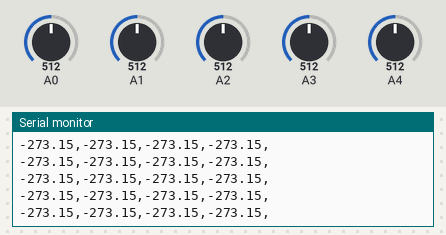
A sketch run on a simulated Arduino Uno, built with avr-gcc and run on an emulated ATmega328P. Parts: the last lines printed to the serial monitor. Inputs (shaded band) come from the test bench; at power-on: A2 = 512, A1 = 512, A0 = 512, A3 = 512, A4 = 512.

Above: at 4.2 s.
4.3 s: A2 set to 526
At 5.4 s:
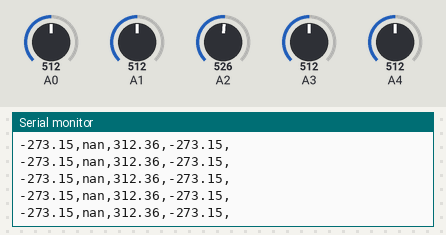
6.3 s: A1 set to 541
At 6.9 s:
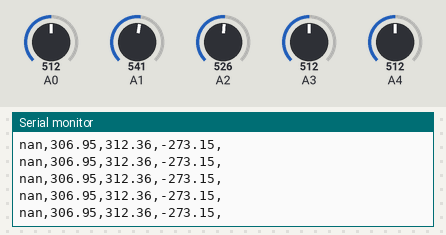
13.1 s: A2 set to 550
At 14.1 s:
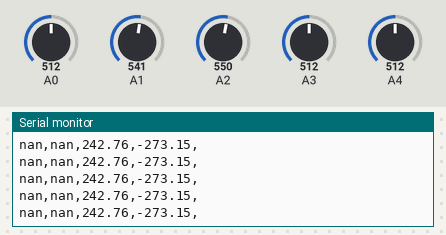

Measured:
- the behaviour switches between 512 and 513 on A2 (found by bisection; images 0 and 1)
- the behaviour switches between 525 and 526 on A1 (found by bisection; images 1 and 2)
- the behaviour switches between 541 and 542 on A2 (found by bisection; images 2 and 3)
- after the input at 4.3 s, the serial monitor: prints a new line after 0.09 s (image 1)
- after the input at 6.3 s, the serial monitor: prints a new line after 0.07 s (image 2)
- after the input at 13.1 s, the serial monitor: prints a new line after 0.09 s (image 3)

The sketch:

ThermistorCode.ino
```cpp
// Waterloop Thermistor Code

//These values are in the datasheet
#define RT0 100000   // 100KΩ
#define B 4334   // K for 85-100C range
//--------------------------------------
#define VCC 5    //Supply voltage
#define R 6800  //R=6.8KΩ --> Necessary known initial resistance value
#define T0 298.15
// Globals

// 5 voltage reads, for 4 thermistors
float V[5] = {0.0, 0.0, 0.0, 0.0, 0.0};

void setup() {
  // Setting the baud rate
  Serial.begin(9600);

  // printing out the log header
  for(int i = 0; i< 4; ++i)
  {
    Serial.print("Therm"); Serial.print(i+1); Serial.print(",");
  }

  Serial.print("\n");
}

void loop() {
  // Collecting voltage readings
  for(int i = 0; i < 5; ++i)
  {
    V[i] = (VCC/1023.000) * analogRead(i);
  }
  // Determining total resistance
  float RT = (VCC*R)/(VCC-V[0]);

  // Determining total current
  float IT = VCC/(RT+R);

  // Calculating and printing thermistor temperatures
  for(int i = 0; i < 4; ++i)
  {
    // Calculating voltage drop due to resistance
    float RTherm = (V[i+1]-V[i])/IT;

    // converting resistor value to temperature in Kelvin (formula in datasheet)
    float TempT = (B*T0)/(T0*(log(RTherm) - log(RT0))+B);

    // logging temperature in Degrees centigrade - .csv format
    Serial.print(TempT - 273.15);
    Serial.print(',');
  }
  Serial.print("\n");
}
```
